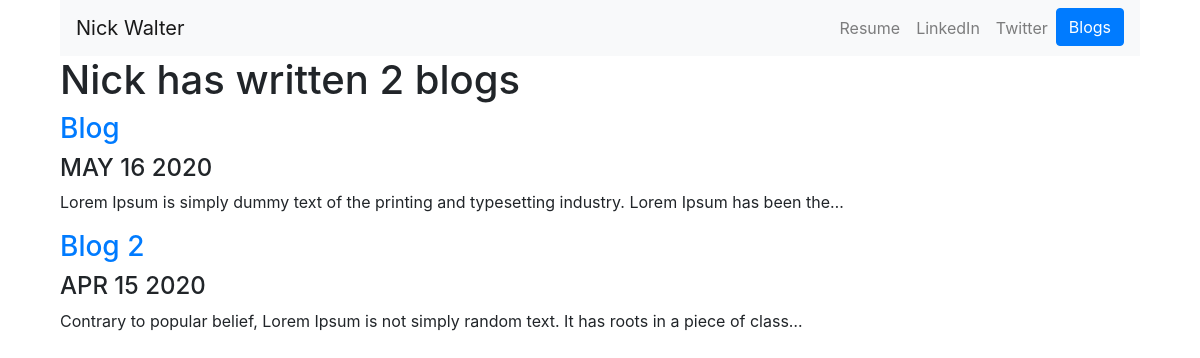
Screenshot of /blog/ with the database file from the repository.
### blog/models.py (models this page shows, shortened)
class Blog(models.Model):
    title = models.CharField(max_length=200)
    description = models.TextField()
    date = models.DateField()

### blog/views.py (the view)
# urls.py: path('', views.all_blogs, name='all_blogs'),
def all_blogs(request):
    blogs = Blog.objects.all()
    return render(request, 'blog/all_blogs.html', {'blogs':  blogs})

### blog/templates/blog/all_blogs.html
{% extends 'portfolio/base.html' %}
{% block content %}
<h1>Nick has written {{ blogs.count }} blog{{ blogs.count|pluralize }}</h1>
{% for blog in blogs %}
  <h3><a href="{% url 'detail' blog.id %}">{{ blog.title }}</a></h3>
  <h4>{{ blog.date|date:'M d Y'|upper }}</h4>
  <p>{{ blog.description|striptags|truncatechars:100 }}</p>
{% endfor %}
{% endblock %}

### rows the page displays
Blog: title "Blog", date "MAY 16 2020", description "Lorem Ipsum is simply dummy text of the printing and typesetting industry. Lorem Ipsum has been the…"
Blog: title "Blog 2", date "APR 15 2020", description "Contrary to popular belief, Lorem Ipsum is not simply random text. It has roots in a piece of class…"

### other values shown
{{ blogs.count }} "2"
